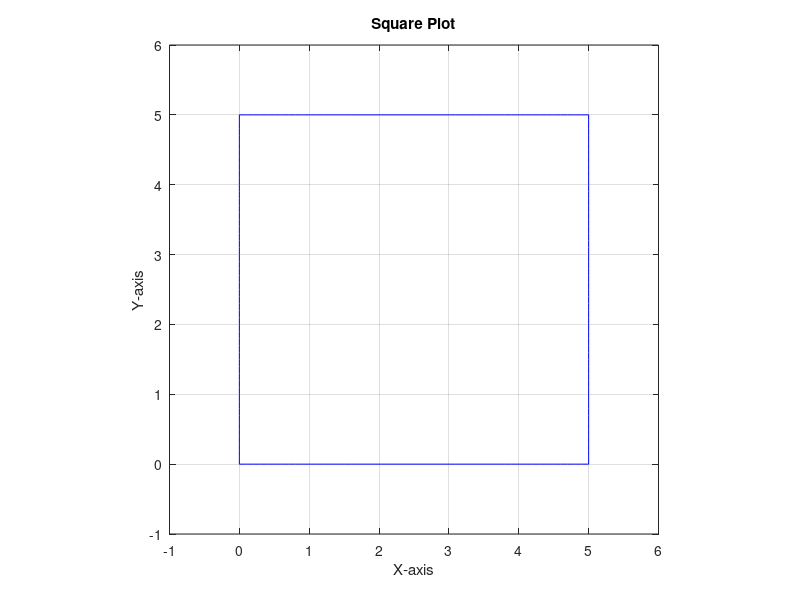
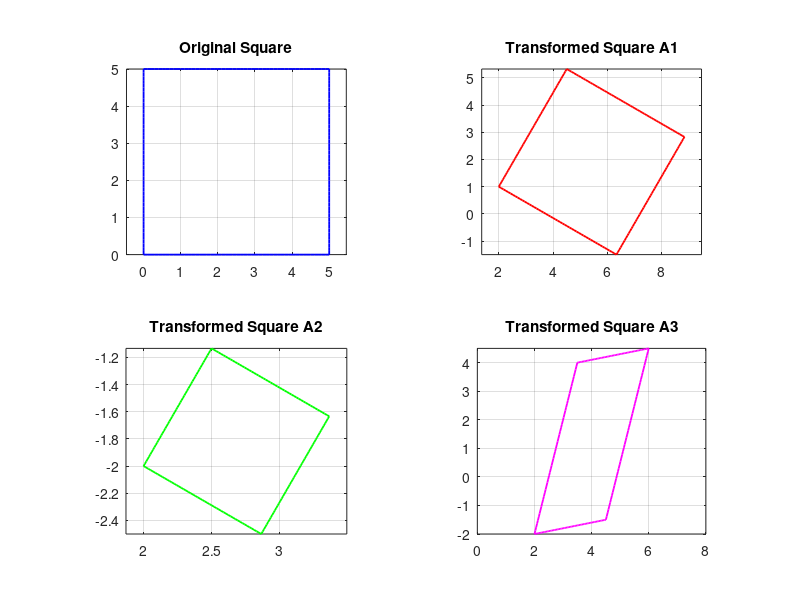
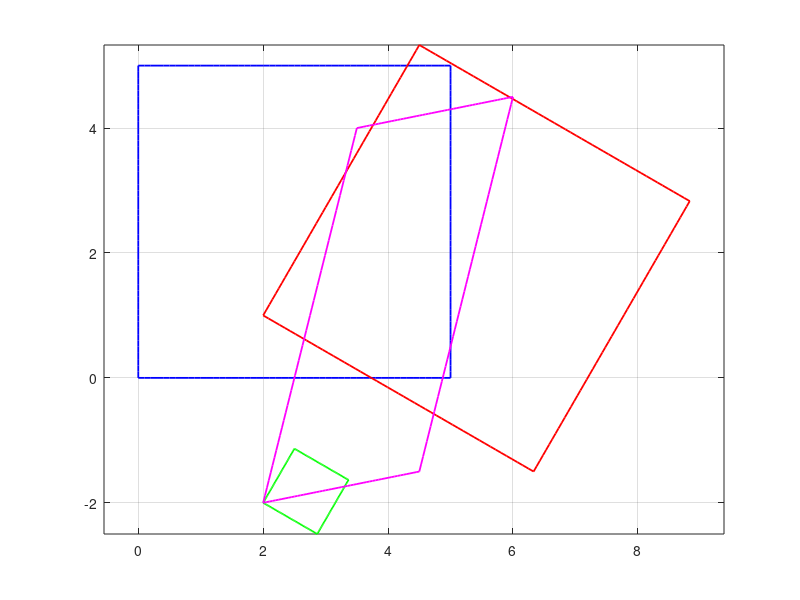

Source code (MATLAB) for these figures, in order: (Note: this script raises an error after producing the figures.)
clc
clear 
close all

%% Transform 2D Homogenous coordinates into inhomogeneous representation

a = [3, 4, 1];
b = [4, 6.5, 0.5];
c = [5, 2, 0.1];
d = [10, 100, 20];
e = [0.1, 0.2, 100];

hom_coords = [a;b;c;d;e];

for i = 1:size(hom_coords, 1)
    inhom_coords(i, 1) = hom_coords(i, 1) / hom_coords(i,3);
    inhom_coords(i, 2) = hom_coords(i, 2) / hom_coords(i,3);
end

inhom_coords

%% Transform the following 3D Homogenous coords into inhomogeneous

a = [3, 4, 1, 0.1];
b = [4, 6.5, 0.5, 2];
c = [5, 2, 0.1, 3];
d = [10, 100, 20, 1];
e = [0.1, 0.2, 100, 10];

hom_coords = [a;b;c;d;e];

for i = 1:size(hom_coords, 1)
    inhom_coords(i, 1) = hom_coords(i, 1) / hom_coords(i,4);
    inhom_coords(i, 2) = hom_coords(i, 2) / hom_coords(i,4);
    inhom_coords(i, 3) = hom_coords(i, 3) / hom_coords(i,4);
end

inhom_coords

%% Find the line which passes the following two 2D points (given in inhomo representation)

p1 = [1, 2]';
p2 = [5, 3.5]';

m = (p2(2) - p1(2)) / (p2(1) - p1(1));
k = -m*p1(1) + p1(2);

%% Compute the closest distance from the line found before to the following point

p3 = [7.5, 3.6]';

a = -m;
b = 1;
c = -k;

dist = abs(a*p3(1) + b*p3(2) + c) / (sqrt(a^2 + b^2));

fprintf("Distance")
dist

%% 1.5 Find the intesection of two lines given as 

I1 = [1, 1, -1]';
I2 = [-1, 3, -4]';

p_inter = cross(I1, I2);

%% 2 2D Transformations
x = 0:0.1:5;
y = 0:0.1:5;
pt = [x repmat(x(end), 1, numel(y)) fliplr(x) repmat(x(1), 1, numel(y));
repmat(y(1), 1, ...
numel(y)) y repmat(y(end), 1, numel(y)) fliplr(y)];
pt = [pt;ones(1,size(pt,2))];

% Plot the square
figure()
    plot(pt(1, :), pt(2, :), 'b-');
    axis equal
    % Add labels and title if needed
    xlabel('X-axis');
    grid on
    xlim([-1, 6]);
    ylim([-1,6]);
    ylabel('Y-axis');
    title('Square Plot');



%% 2.1 

A1 = [0.866, 0.5, 2.0;
    -0.5, 0.866, 1.0;
    0, 0, 1.0];

A2 = [0.1732, 0.1, 2.0;
    -0.1, 0.1732, -2.0;
    0, 0, 1.0];

A3 = [0.5, 0.3, 2.0;
    0.1, 1.2, -2.0;
    0, 0, 1.0];

Trans1 = A1 * pt;
Trans2 = A2 * pt;
Trans3 = A3 * pt;


% Create a figure and set it to full screen
fig = figure('Position', get(0, 'Screensize'));

% Create a subplot with 2 rows and 2 columns
subplot(2, 2, 1);
plot(pt(1, :), pt(2, :), 'b-', 'LineWidth', 1.3);
axis equal
grid on
title('Original Square');

subplot(2, 2, 2);
plot(Trans1(1,:), Trans1(2, :), 'r-', 'LineWidth', 1.3);
axis equal
grid on
title('Transformed Square A1');

% Add two additional plots (you can replace these with your own data)
subplot(2, 2, 3);
plot(Trans2(1,:), Trans2(2, :), 'g-', 'LineWidth', 1.3);
axis equal
grid on
title('Transformed Square A2');

subplot(2, 2, 4);
plot(Trans3(1,:), Trans3(2, :), 'm-', 'LineWidth', 1.3);
axis equal
grid on
title('Transformed Square A3');

figure()
    plot(pt(1,:), pt(2,:), 'b-', 'LineWidth', 1.3)
    grid on
    axis equal
    hold on
    plot(Trans1(1,:), Trans1(2,:), 'r-', 'LineWidth', 1.3)
    hold on
    plot(Trans2(1,:), Trans2(2,:), 'g-', 'LineWidth', 1.3)
    hold on
    plot(Trans3(1,:), Trans3(2,:), 'm-', 'LineWidth', 1.3)

%% Inverse Perspective Mapping

I = imread('Tiles_perspective_distort.png');
%I = imread('Two-Points-Perspective-Example-2-No-Extended-Lines.jpg');
I = im2double(I);
%I = rgb2gray(I);
h = figure;
imshow(I);
[x,y] = ginput(4);
q = round([x y]');
q = [q;ones(1,4)];
I = drawlines(I,q,[[1 2];[3 4];[1 4];[2 3]]);
imshow(I);

%%

% m = (q(2,2) - q(2,1)) / (q(1,2) - q(1,1));
% k = -m*q(1,1) + q(2,1);
% 
% a = -m;
% b = 1;
% c = -k;
% 
% l12 = [a, b, c];
% 
% m = (q(2,4) - q(2,3)) / (q(1,4) - q(1,3));
% k = -m*q(1,3) + q(2,3);
% 
% a = -m;
% b = 1;
% c = -k;
% 
% l34 = [a, b, c];
% 
% m = (q(2,4) - q(2,2)) / (q(1,4) - q(1,1));
% k = -m*q(1,1) + q(2,1);
% 
% a = -m;
% b = 1;
% c = -k;
% 
% l14 = [a, b, c];
% 
% m = (q(2,3) - q(2,2)) / (q(1,3) - q(1,2));
% k = -m*q(1,3) + q(2,3);
% 
% a = -m;
% b = 1;
% c = -k;
% 
% l23 = [a, b, c];



l1 = cross(q(:,1), q(:,2));
l2 = cross(q(:,3), q(:,4));
l3 = cross(q(:,1), q(:,4));
l4 = cross(q(:,3), q(:,2));


p1 = cross(l1, l2);
p2 = cross(l3, l4);

val_line = cross(p1,p2);

v_norm = val_line/(val_line(3));

H = [1, 0 , 0;
    0, 1, 0;
    v_norm(1), v_norm(2), v_norm(3)];

I2 = warpping(I, H);

imshow(I2);
